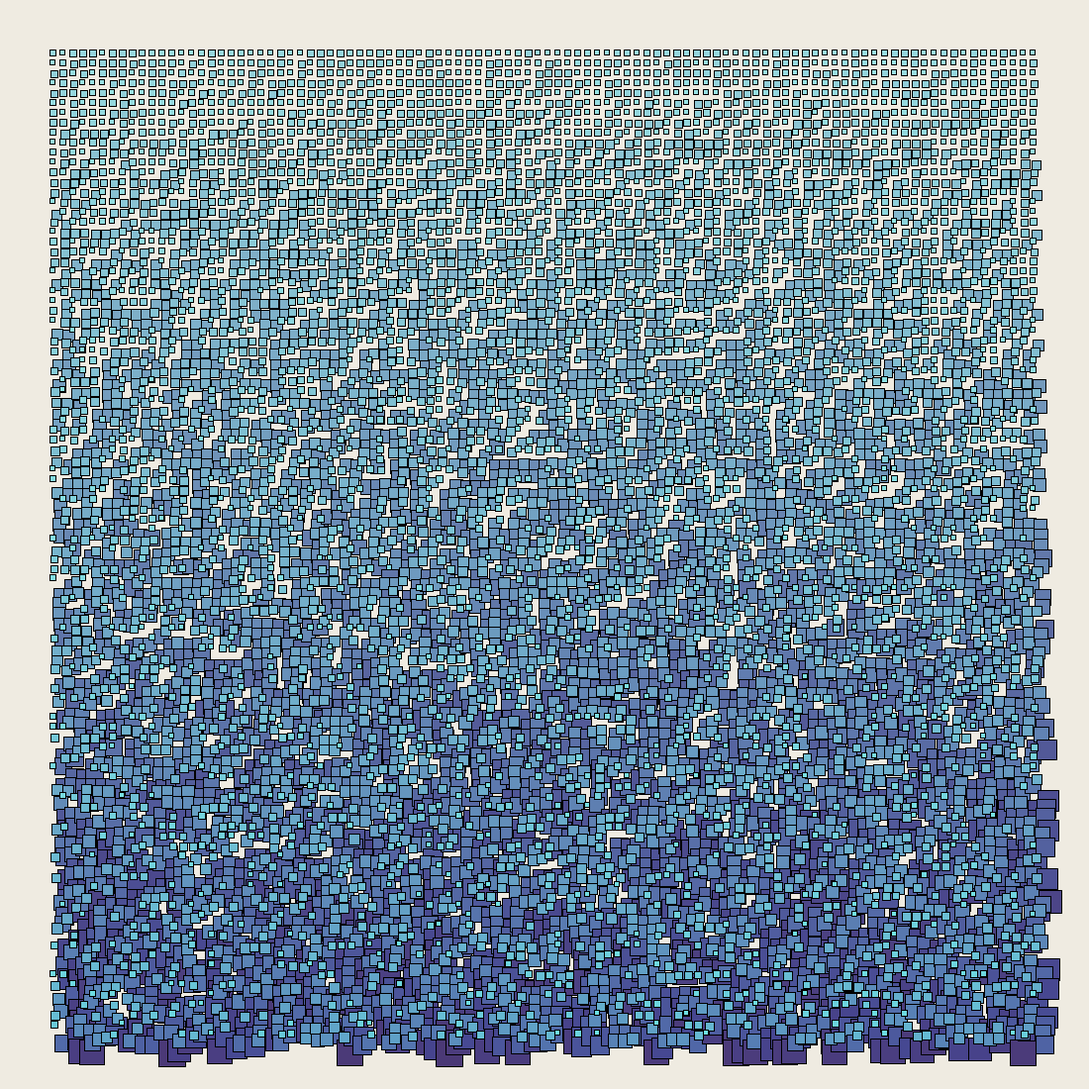
Frame 1 (no input)
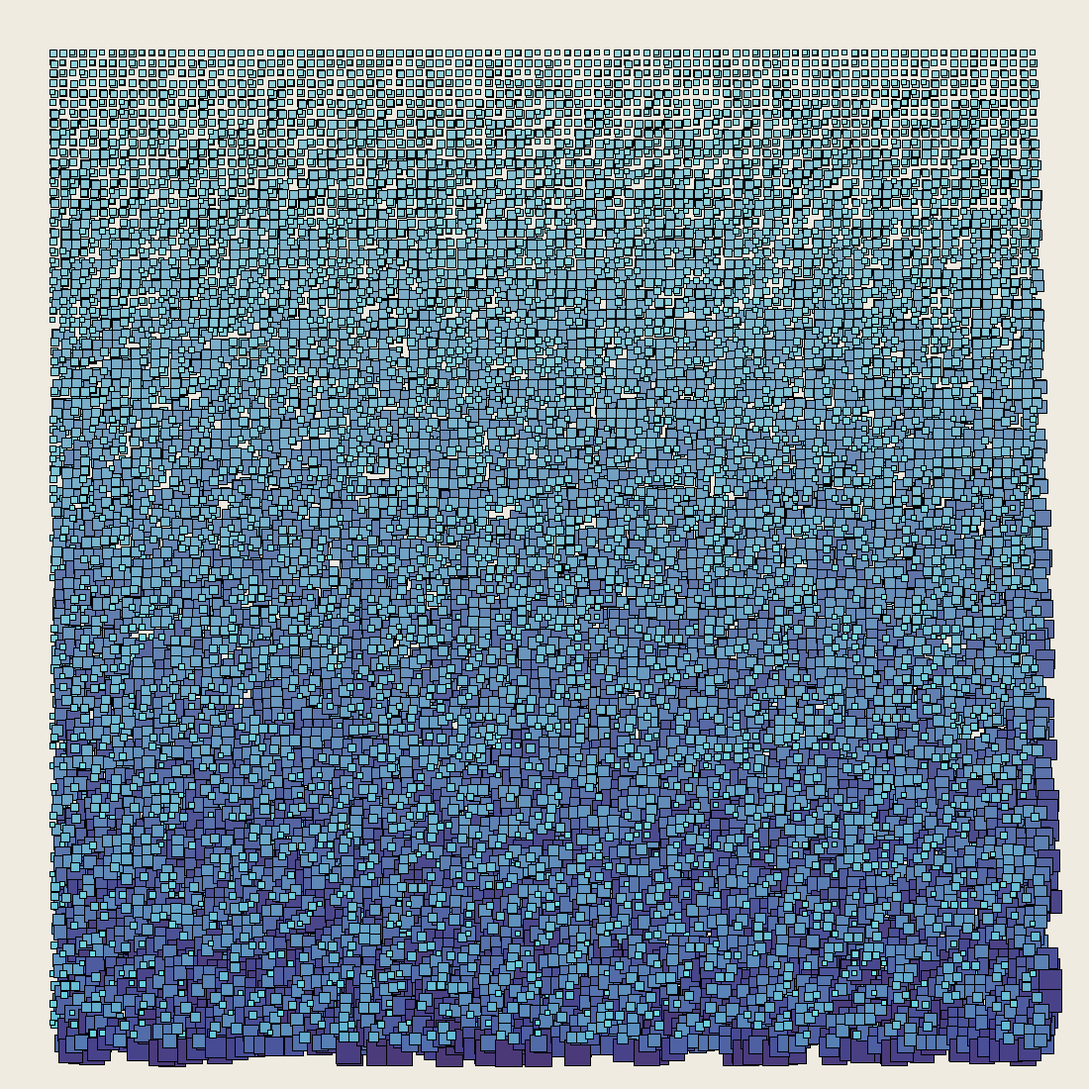
Frame 2 (the mouse pressed at the canvas centre, redrawn once)

The Processing sketch that drew these frames (run headless with seeded random() and noise(); the mouse was pressed at the canvas centre and the sketch redrawn once):

// Processing sketch: day01
// ── day01.pde
void setup() {
	size(1100, 1100);
	background(239, 235, 225);
	noLoop();
	strokeWeight(1);
	colorMode(HSB, 100.0, 100.0, 100.0);
}

void draw() {
	int r = 10;
	float s = 1, f = 1;
	
	for (int x = 0; x < 100; x++) {
		for (int y = 0; y < 100; y++) {
			s = (y / 100.0) + 0.1;
			f = random(r) * s;
			fill(50 + 2 * f, 30 + 20 * s, 90 - f * 4);
			rect(x * 10 + f + 50 , y * 10 + f + 50 , 5 + 2 * f, 5 + 2 * f);
		}
	}
	
	save("day01.png");
}
